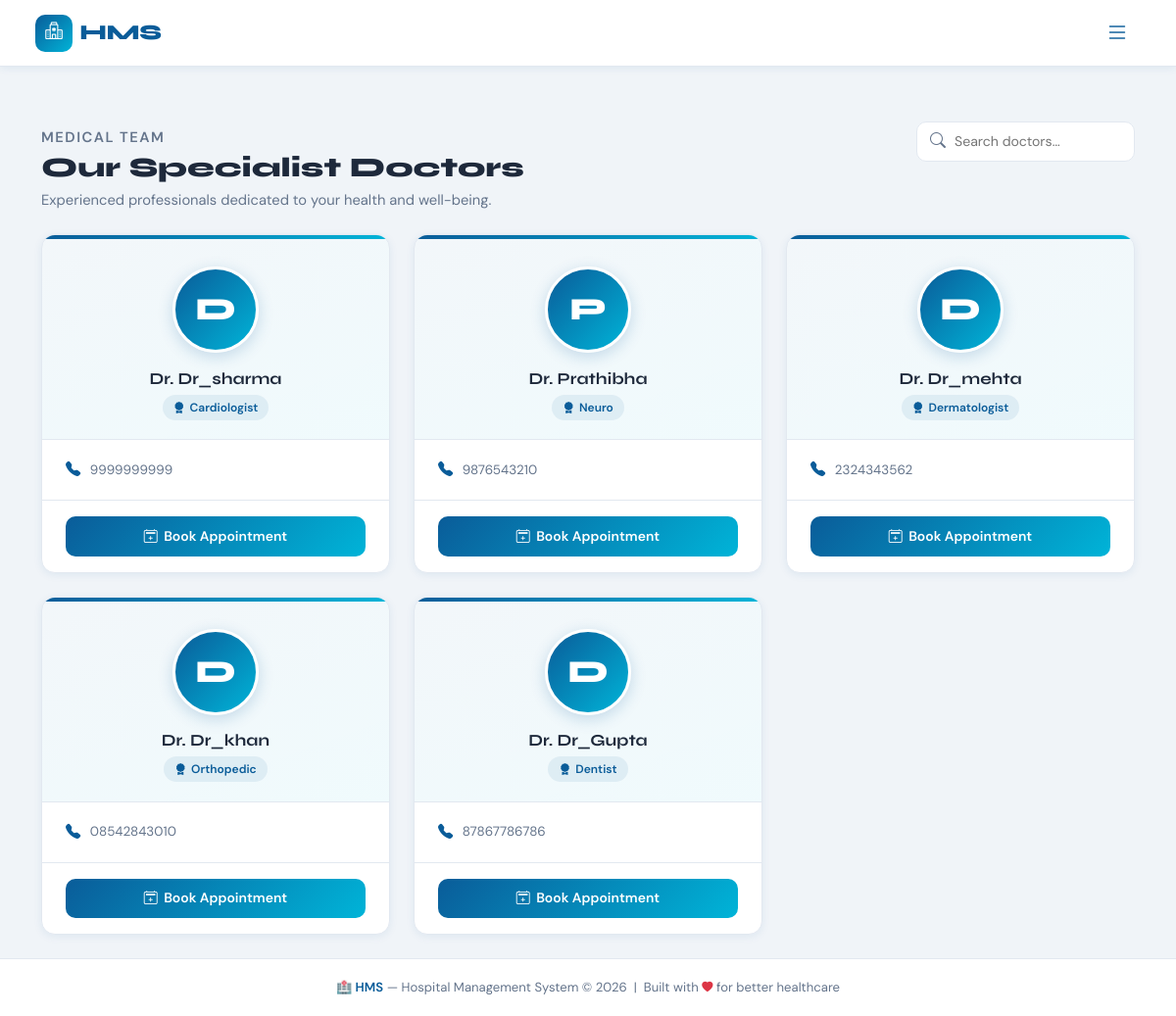
Page /doctors/ (signed in) on the committed database.
### doctors/models.py (models this page shows, shortened)
class Doctor(models.Model):
    user = models.OneToOneField(
        User,
        on_delete=models.CASCADE
    )
    specialization = models.CharField(
        max_length=100
    )
    phone = models.CharField(
        max_length=15
    )

### accounts/models.py (models this page shows)
class User(AbstractUser):
    ROLE_CHOICES = (
        ('admin', 'Admin'),
        ('doctor', 'Doctor'),
        ('patient', 'Patient'),
    )
    role = models.CharField(max_length=10, choices=ROLE_CHOICES)

### core/views.py (the view)
# urls.py: path('doctors/', doctor_list, name='doctor_list'),
@login_required
def doctor_list(request):
    doctors = Doctor.objects.all()
    context = {
        'doctors': doctors
    }
    return render(
        request,
        'doctors/list.html',
        context
    )

### templates/doctors/list.html (shortened to what this page needs)
{% extends 'base.html' %}
{% block content %}
<div class="container py-4">
  <div class="page-header fade-up">
    <div class="d-flex align-items-start justify-content-between flex-wrap gap-3">
      <div>
        <p class="section-eyebrow mb-1">Medical Team</p>
        <h1>Our Specialist Doctors</h1>
        <p>Experienced professionals dedicated to your health and well-being.</p>
      </div>
      <div class="d-flex align-items-center gap-2 flex-wrap">
        <div class="search-wrap">
          <input type="text" class="search-input" id="doctorSearch" placeholder="Search doctors…">
        </div>
      </div>
    </div>
  </div>
  <div class="row g-4" id="doctorGrid">
    {% for doctor in doctors %}
    <div class="col-sm-6 col-lg-4 doctor-item fade-up" style="animation-delay:{{ forloop.counter0 }}00ms">
      <div class="doctor-card">
        <div class="doctor-card-header">
          {% if doctor.profile_pic %}
            <img src="{{ doctor.profile_pic.url }}" alt="Dr. {{ doctor.user.username }}" class="doctor-avatar">
          {% else %}
            <div class="doctor-avatar-placeholder">
              {{ doctor.user.username|first|upper }}
            </div>
          {% endif %}
          <div class="doctor-name">Dr. {{ doctor.user.username }}</div>
          <span class="doctor-spec">
            <i class="bi bi-award-fill"></i>
            {{ doctor.specialization|default:"General Practice" }}
          </span>
        </div>
        <div class="doctor-card-body">
          {% if doctor.phone %}
          <div class="doctor-info-row">
            <i class="bi bi-telephone-fill"></i>
            <span>{{ doctor.phone }}</span>
          </div>
          {% endif %}
        </div>
        <div class="doctor-card-footer">
          <a href="{% url 'book_appointment' %}?doctor={{ doctor.id }}" class="btn-book">
            <i class="bi bi-calendar2-plus"></i>
            Book Appointment
          </a>
        </div>
      </div>
    </div>
    {% endfor %}
  </div>
</div>
{% endblock %}

### templates/base.html (style rules this page uses)
:root { --hms-primary: #0A5C99; --hms-primary-dk: #073F6B; --hms-accent: #00B4D8; --hms-accent-lt: #90E0EF; --hms-success: #22C55E; --hms-warning: #F59E0B; --hms-danger: #EF4444; --hms-bg: #F0F4F8; --hms-card: #FFFFFF; --hms-text: #1E293B; --hms-muted: #64748B; --hms-border: #E2E8F0; --hms-shadow-sm: 0 2px 8px rgba(10,92,153,.08); --hms-shadow: 0 4px 24px rgba(10,92,153,.12); --hms-shadow-lg: 0 8px 40px rgba(10,92,153,.18); --hms-radius: 14px; --hms-radius-sm: 8px; --nav-h: 68px; }
*, *::before, *::after { box-sizing: border-box; }
html { scroll-behavior: smooth; }
body { font-family: 'DM Sans', sans-serif; background: var(--hms-bg); color: var(--hms-text); min-height: 100vh; padding-top: var(--nav-h); }
h1,h2,h3,h4,h5,h6 { font-family: 'Syne', sans-serif; }
a { text-decoration: none; }
.section-eyebrow { font-size: .75rem; font-weight: 600; letter-spacing: 1.5px; text-transform: uppercase; color: var(--hms-accent); }
.page-header { padding: 2rem 0 1.5rem; }
.page-header h1 { font-size: 1.75rem; font-weight: 800; color: var(--hms-text); margin: 0; }
.page-header p { color: var(--hms-muted); margin: .3rem 0 0; font-size: .92rem; }
.fade-up { animation: fadeUp .5s ease both; }

### templates/doctors/list.html (style rules this page uses)
.doctor-card { background: var(--hms-card); border: 1px solid var(--hms-border); border-radius: var(--hms-radius); box-shadow: var(--hms-shadow-sm); overflow: hidden; transition: all .3s cubic-bezier(.4,0,.2,1); height: 100%; display: flex; flex-direction: column; }
.doctor-card-header { padding: 2rem 1.5rem 1.2rem; text-align: center; background: linear-gradient(160deg, rgba(10,92,153,.05) 0%, rgba(0,180,216,.06) 100%); border-bottom: 1px solid var(--hms-border); position: relative; }
.doctor-card-header::before { content: ''; position: absolute; top: 0; left: 0; right: 0; height: 4px; }
.doctor-card:nth-child(3n+1) .doctor-card-header::before { background: linear-gradient(90deg,var(--hms-primary),var(--hms-accent)); }
.doctor-avatar-placeholder { width: 88px; height: 88px; border-radius: 50%; background: linear-gradient(135deg, var(--hms-primary), var(--hms-accent)); border: 3px solid #fff; box-shadow: 0 4px 16px rgba(10,92,153,.2); display: flex; align-items: center; justify-content: center; font-family: 'Syne',sans-serif; font-size: 2rem; font-weight: 800; color: #fff; margin: 0 auto .85rem; }
.doctor-name { font-family: 'Syne', sans-serif; font-size: 1.05rem; font-weight: 700; color: var(--hms-text); margin-bottom: .25rem; }
.doctor-spec { display: inline-flex; align-items: center; gap: .3rem; background: rgba(10,92,153,.08); color: var(--hms-primary); padding: .25rem .7rem; border-radius: 50px; font-size: .75rem; font-weight: 600; }
.doctor-card-body { padding: 1.2rem 1.5rem; flex: 1; display: flex; flex-direction: column; gap: .6rem; }
.doctor-info-row { display: flex; align-items: center; gap: .55rem; font-size: .84rem; color: var(--hms-muted); }
.doctor-info-row i { color: var(--hms-primary); font-size: .95rem; width: 16px; flex-shrink: 0; }
.doctor-card-footer { padding: 1rem 1.5rem; border-top: 1px solid var(--hms-border); }
.btn-book { width: 100%; background: linear-gradient(135deg, var(--hms-primary), var(--hms-accent)); color: #fff; border: none; border-radius: 10px; padding: .6rem 1rem; font-weight: 600; font-size: .87rem; transition: all .25s; display: flex; align-items: center; justify-content: center; gap: .4rem; }
.search-wrap { position: relative; max-width: 380px; }
.search-input { border: 1.5px solid var(--hms-border); border-radius: 10px; padding: .55rem 1rem .55rem 2.4rem; font-size: .88rem; background: #fff; width: 100%; transition: border-color .2s, box-shadow .2s; color: var(--hms-text); }

### rows in the picture
Doctor: user.username|first "D", user.username "Dr_sharma", specialization "Cardiologist", phone "9999999999"
Doctor: user.username|first "P", user.username "Prathibha", specialization "Neuro", phone "9876543210"
Doctor: user.username|first "D", user.username "Dr_mehta", specialization "Dermatologist", phone "2324343562"
Doctor: user.username|first "D", user.username "Dr_khan", specialization "Orthopedic", phone "08542843010"
Doctor: user.username|first "D", user.username "Dr_Gupta", specialization "Dentist", phone "87867786786"
